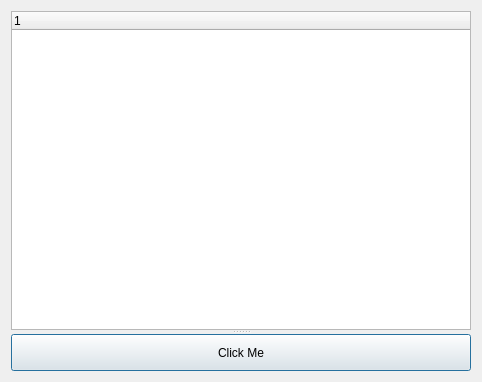
<?xml version="1.0" encoding="UTF-8"?>
<ui version="4.0">
 <class>Dialog</class>
 <widget class="QDialog" name="Dialog">
  <property name="geometry">
   <rect>
    <x>0</x>
    <y>0</y>
    <width>482</width>
    <height>382</height>
   </rect>
  </property>
  <property name="windowTitle">
   <string>Dialog</string>
  </property>
  <layout class="QVBoxLayout" name="verticalLayout">
   <item>
    <widget class="QSplitter" name="splitter">
     <property name="orientation">
      <enum>Qt::Vertical</enum>
     </property>
     <widget class="QTreeWidget" name="tv">
      <column>
       <property name="text">
        <string notr="true">1</string>
       </property>
      </column>
     </widget>
     <widget class="QPushButton" name="click_me">
      <property name="text">
       <string>Click Me</string>
      </property>
     </widget>
    </widget>
   </item>
  </layout>
 </widget>
 <resources/>
 <connections/>
</ui>
